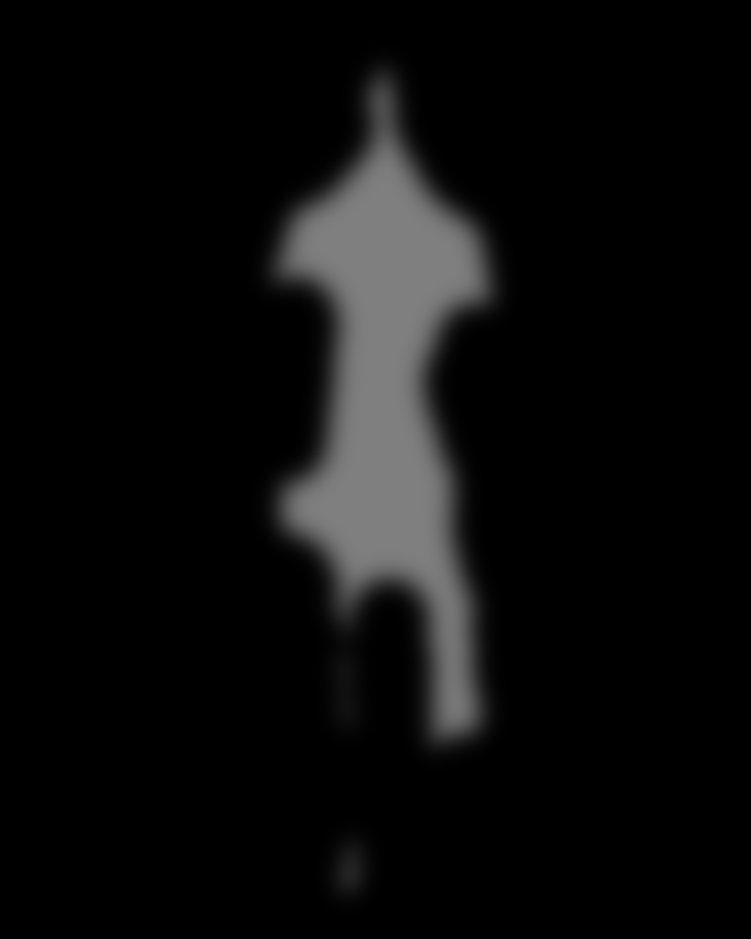
#> input picture images/person_shadow_combined.png, 751 x 939 px, shrunk from 980 x 1225 before the run
$ python make_shadow.py images/person_shadow_combined.png --sun 1.0 1.0
#> lines starting #> are read from the running program, lines starting #| are printed output that depends on the picture
#> further down, mask is the input picture: shape (939, 751); min 0, max 127, mean 11.9
import cv2
import numpy as np
def make_shadow(mask, sun_dir,
                length_frac=0.8,
                blur_frac=0.03,
                strength=0.7,
                soft_strength=0.5,
                contact_ksize=51):
#> called with sun_dir = array of shape (2,), length_frac = 0.8, blur_frac = 0.03, strength = 0.7, soft_strength = 0.5, contact_ksize = 51
    h, w = mask.shape
#> h = 939; w = 751
    sun = sun_dir / np.linalg.norm(sun_dir)

    # 1) Project silhouette
    dx, dy = sun * (h * length_frac)
#> dx = 531.2; dy = 531.2
    M = np.array([[1,0,dx],[0,1,dy]],np.float32)
#> M = [[1, 0, 531.2], [0, 1, 531.2]]
    hard = cv2.warpAffine(mask, M, (w, h), flags=cv2.INTER_LINEAR)
#> hard: shape (939, 751); every value is 0

    # 2) Anisotropic blur (ensure odd ksize)
    base = max(1, int(h * blur_frac))
#> base = 28
    kx = max(1, int(base * abs(sun[0])))
#> kx = 19
    ky = max(1, int(base * abs(sun[1])))
#> ky = 19
    if kx % 2 == 0: kx += 1
    if ky % 2 == 0: ky += 1
    hard = cv2.GaussianBlur(hard, (kx, 1), 0)
    hard = cv2.GaussianBlur(hard, (1, ky), 0)
    hard_f = (hard.astype(np.float32)/255.0) * strength
#> hard_f: shape (939, 751) float32; every value is 0

    # … rest of the code unchanged …

    # 2) Soft AO ring: erode + heavy blur
    kern = cv2.getStructuringElement(cv2.MORPH_ELLIPSE, (contact_ksize, contact_ksize))
    soft = cv2.erode(mask, kern, iterations=2)
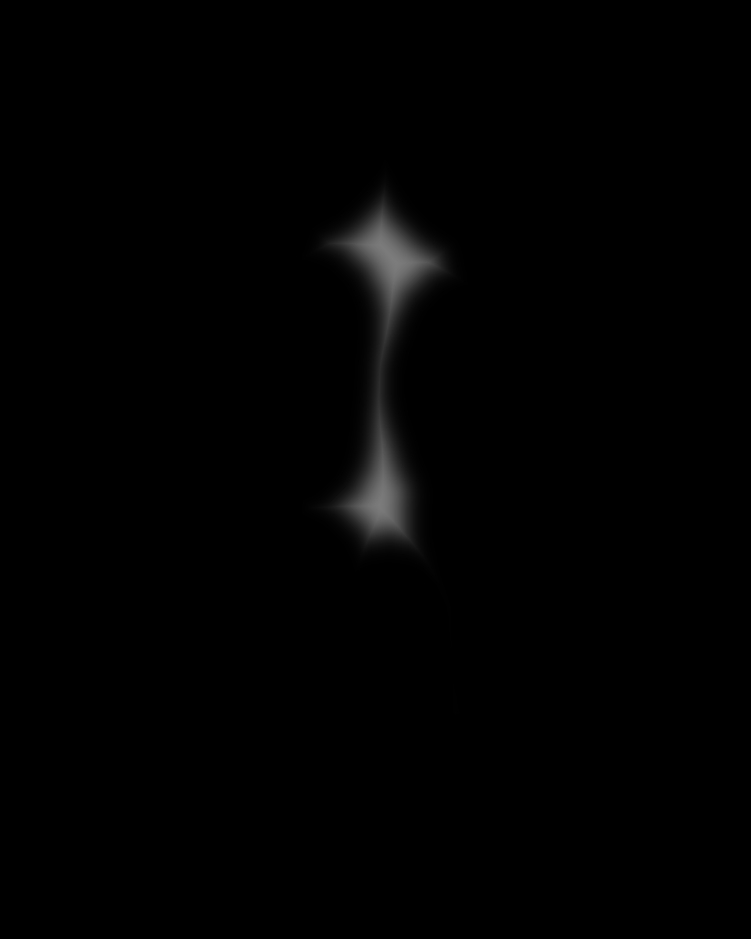
#> soft: shape (939, 751); min 0, max 124, mean 1.6
    soft = cv2.GaussianBlur(soft, (contact_ksize*2+1, contact_ksize*2+1), 0)
    soft_f = (soft.astype(np.float32) / 255.0) * soft_strength
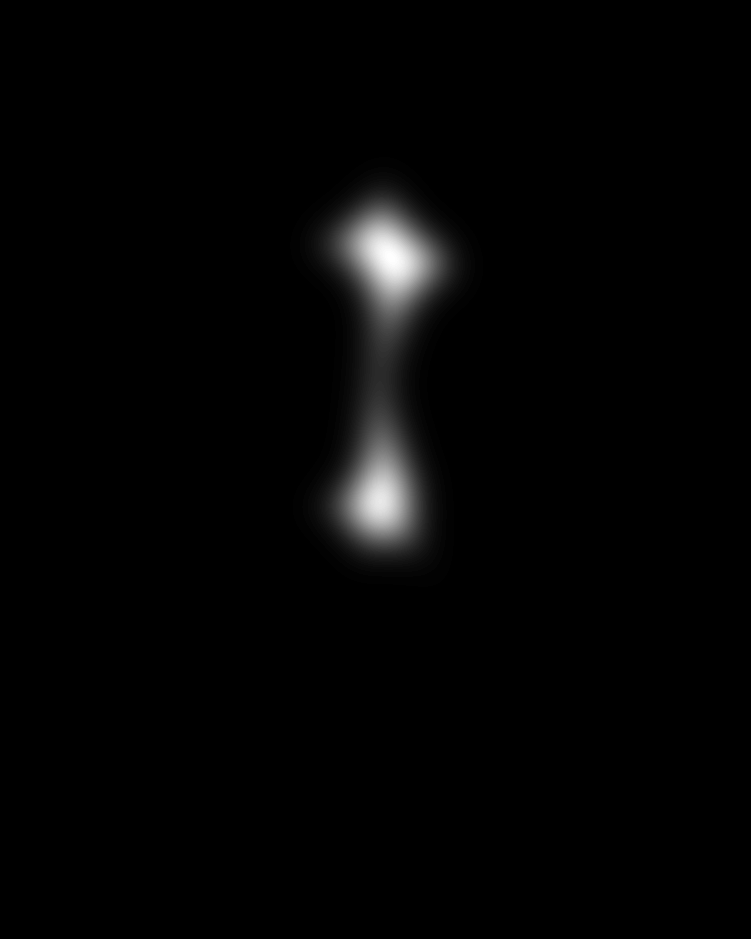
#> soft_f: shape (939, 751) float32; min 0, max 0.186, mean 0.00305; drawn with min black and max white

    # 3) Combine & clamp
    combined = np.clip(hard_f + soft_f, 0.0, 1.0)
    return (combined * 255).astype(np.uint8)


if __name__ == "__main__":
    import argparse
    p = argparse.ArgumentParser()
    p.add_argument("mask", help="person_mask.png (binary)")
    p.add_argument("--sun", nargs=2, type=float, required=True,
                   help="Sun direction Lx Ly")
    p.add_argument("--out", default="person_shadow_combined.png")
    args = p.parse_args()

    mask = cv2.imread(args.mask, cv2.IMREAD_GRAYSCALE)
    sun  = np.array(args.sun, dtype=np.float32)

    shadow = make_shadow(mask, sun,
                         length_frac=0.8,
                         blur_frac=0.03,
                         strength=0.7,
                         soft_strength=0.5,
                         contact_ksize=51)
    cv2.imwrite(args.out, shadow)
    print(f"Saved combined shadow → {args.out}")

$ run again, with images/person_rgba.png copied over images/person_shadow_combined.png
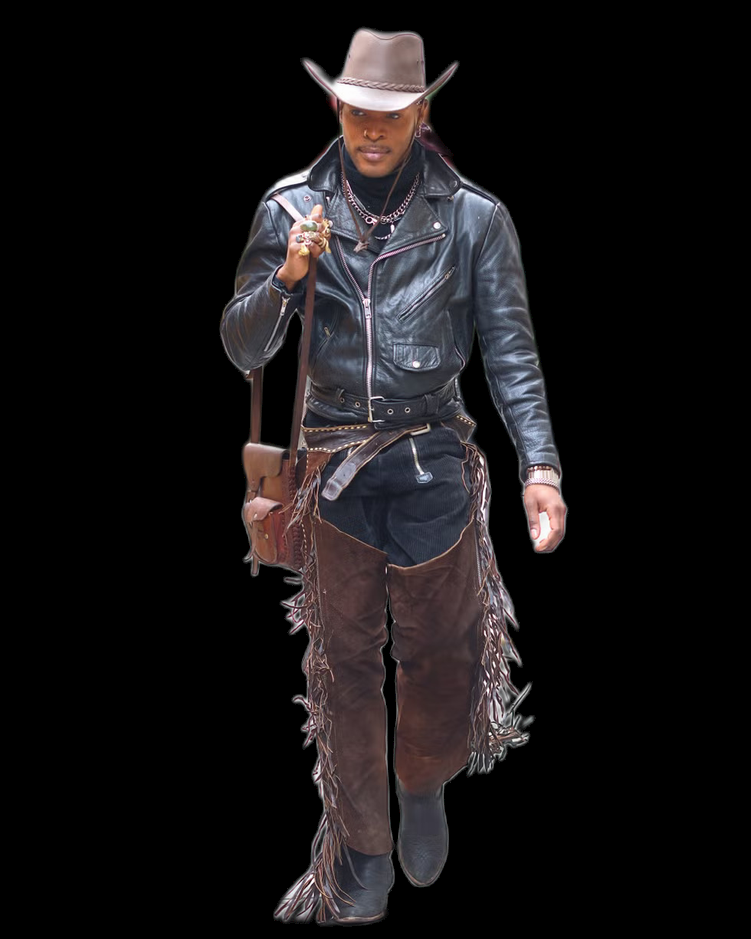
#> input picture images/person_rgba.png, 751 x 939 px, shrunk from 980 x 1225 before the run
#> `mask = cv2.imread(args.mask, cv2.IMREAD_GRAYSCALE)`:
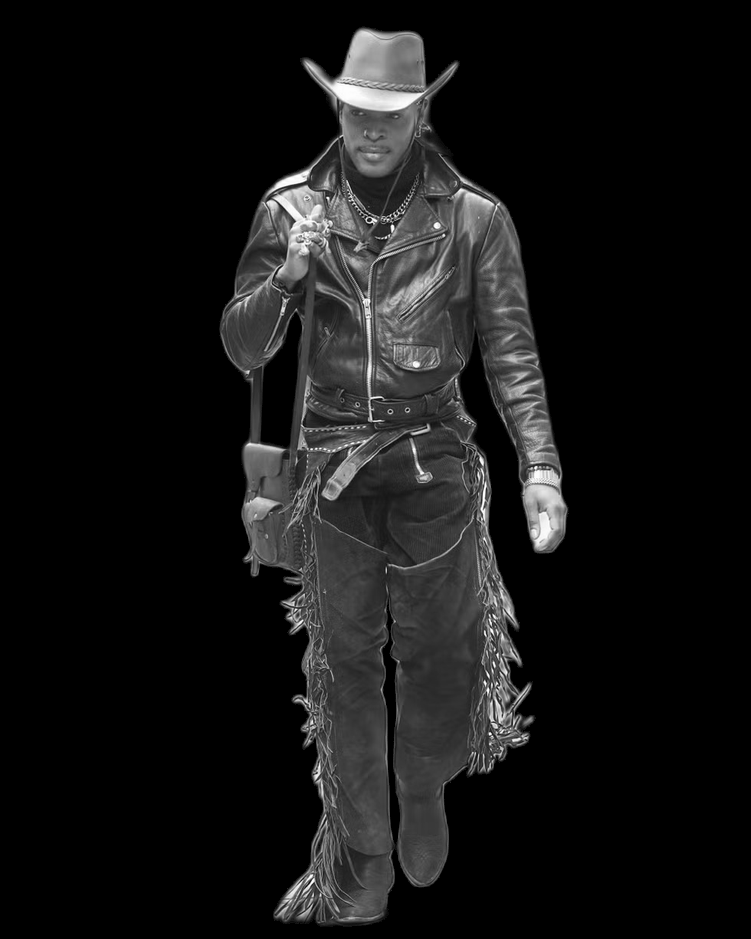
#> mask: shape (939, 751); min 0, max 255, mean 21.1
#> in make_shadow, `soft = cv2.GaussianBlur(soft, (contact_ksize*2+1, contact_ksize*2+1), 0)`:
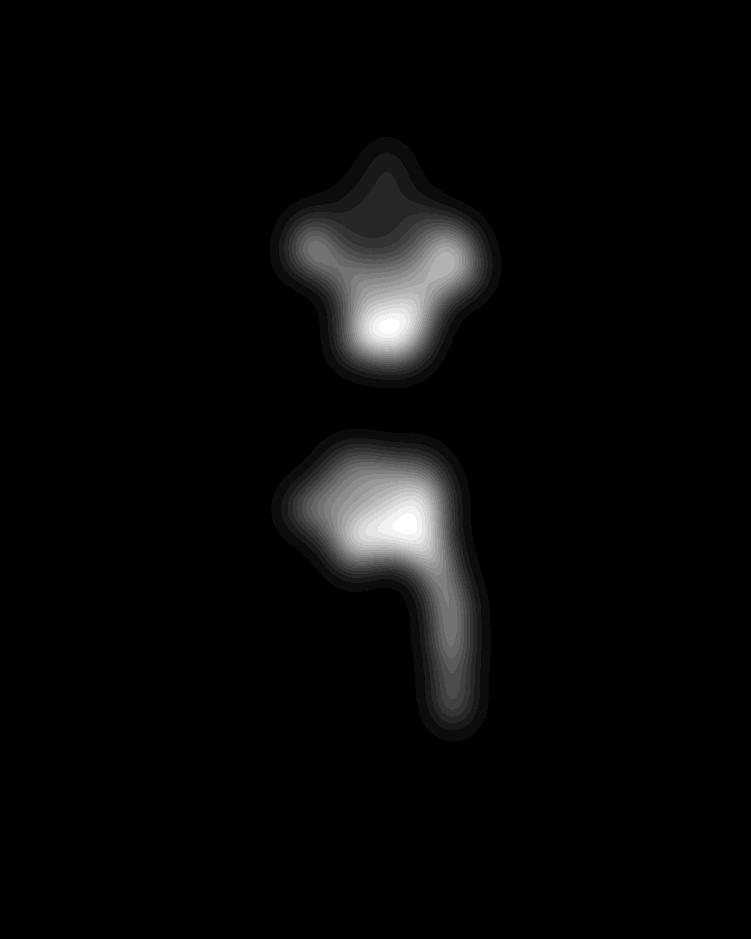
#> soft: shape (939, 751); min 0, max 20, mean 0.662; drawn with min black and max white

$ run again, with images/shadow_hard.png copied over images/person_shadow_combined.png
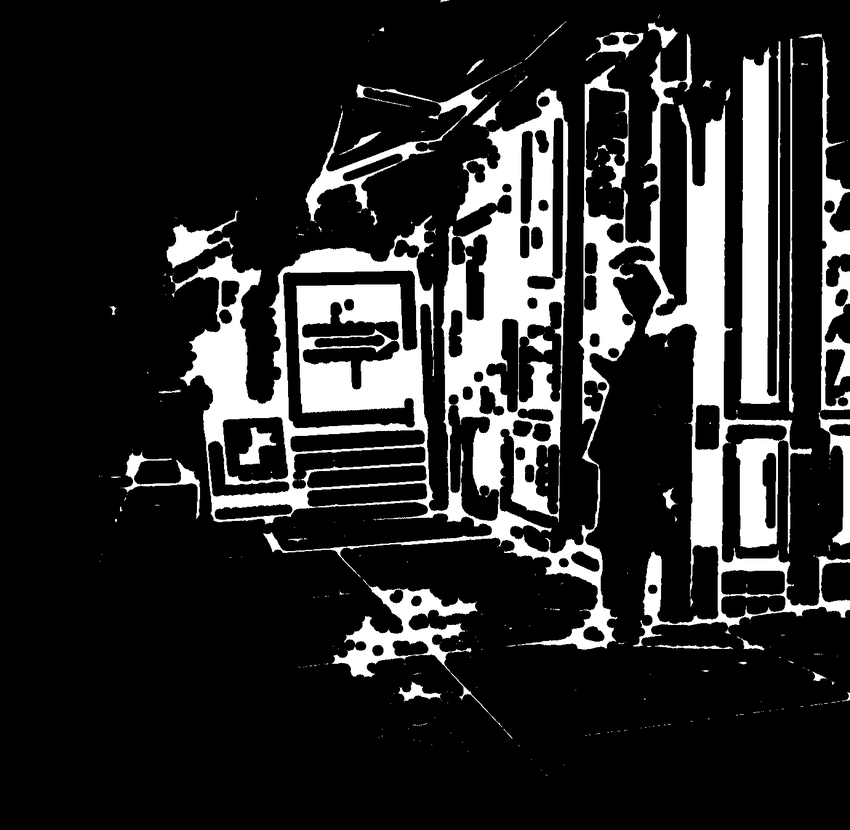
#> input picture images/shadow_hard.png, 850 x 830 px, shrunk from 1381 x 1348 before the run
#> mask is the input picture: shape (830, 850); min 0, max 255, mean 42.2
#> in make_shadow, `hard = cv2.warpAffine(mask, M, (w, h), flags=cv2.INTER_LINEAR)`:
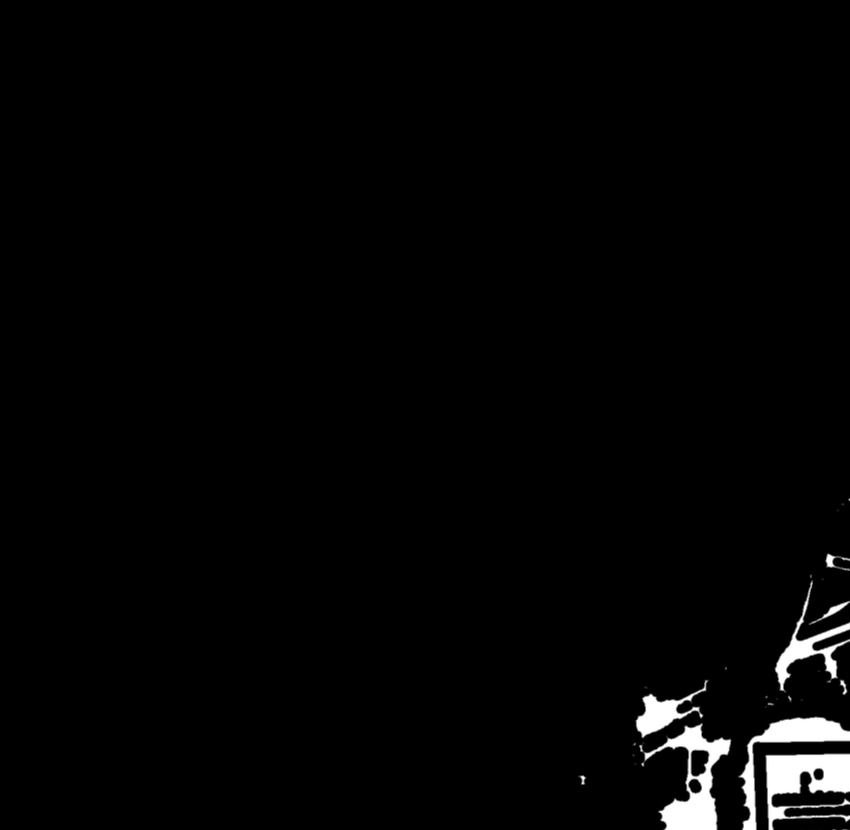
#> hard: shape (830, 850); min 0, max 255, mean 4.5
#> in make_shadow, `hard_f = (hard.astype(np.float32)/255.0) * strength`:
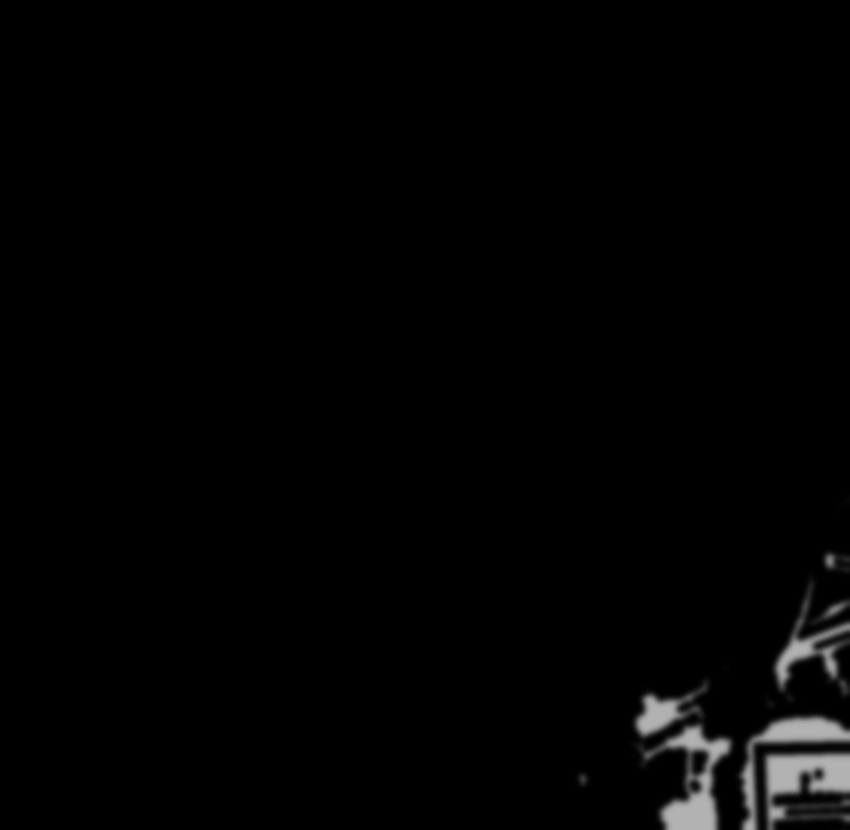
#> hard_f: shape (830, 850) float32; min 0, max 0.7, mean 0.0124
#> soft: shape (830, 850); every value is 0
#> soft_f: shape (830, 850) float32; every value is 0
